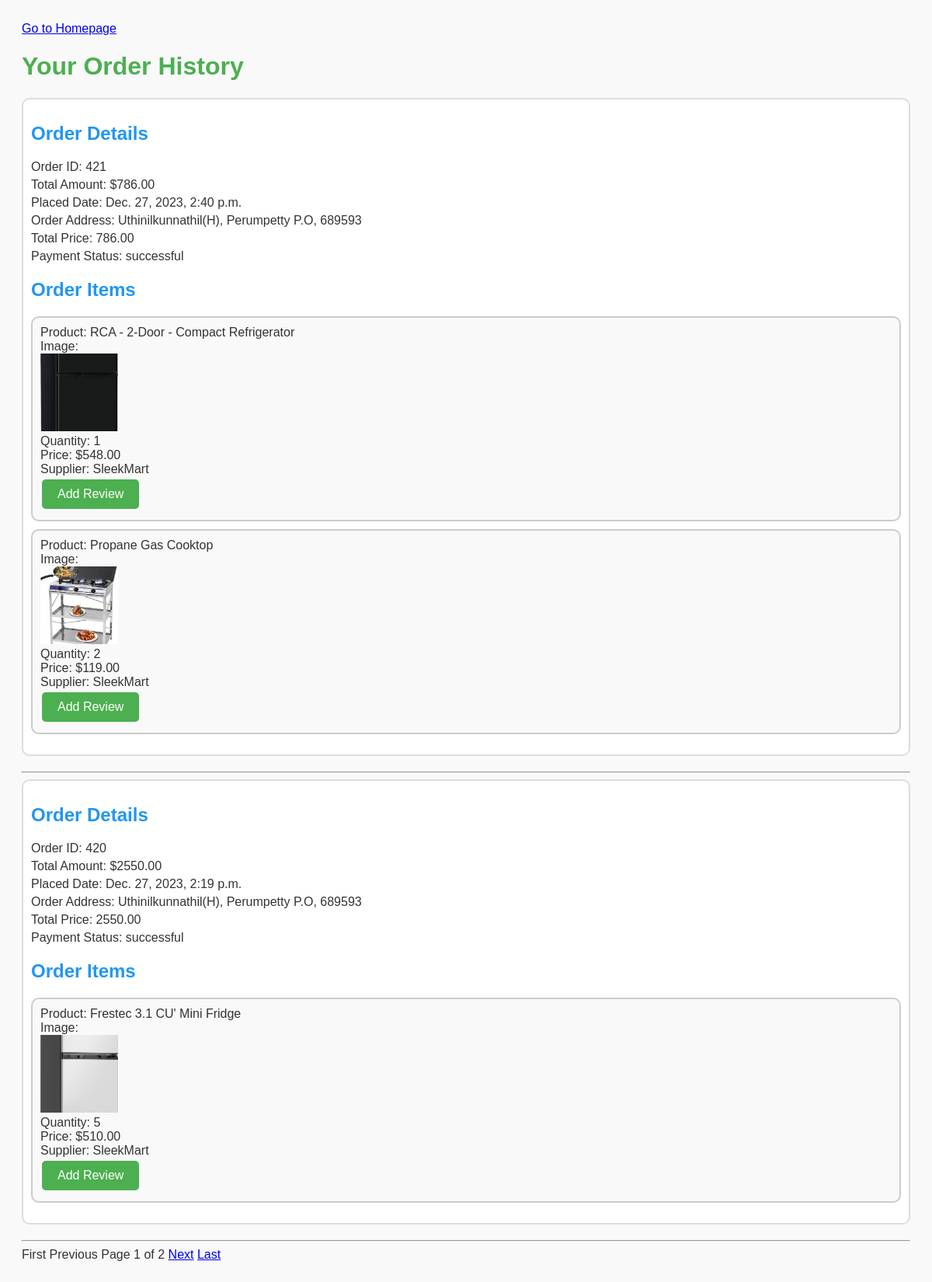
Before: /order_history (signed in) with the older database file.
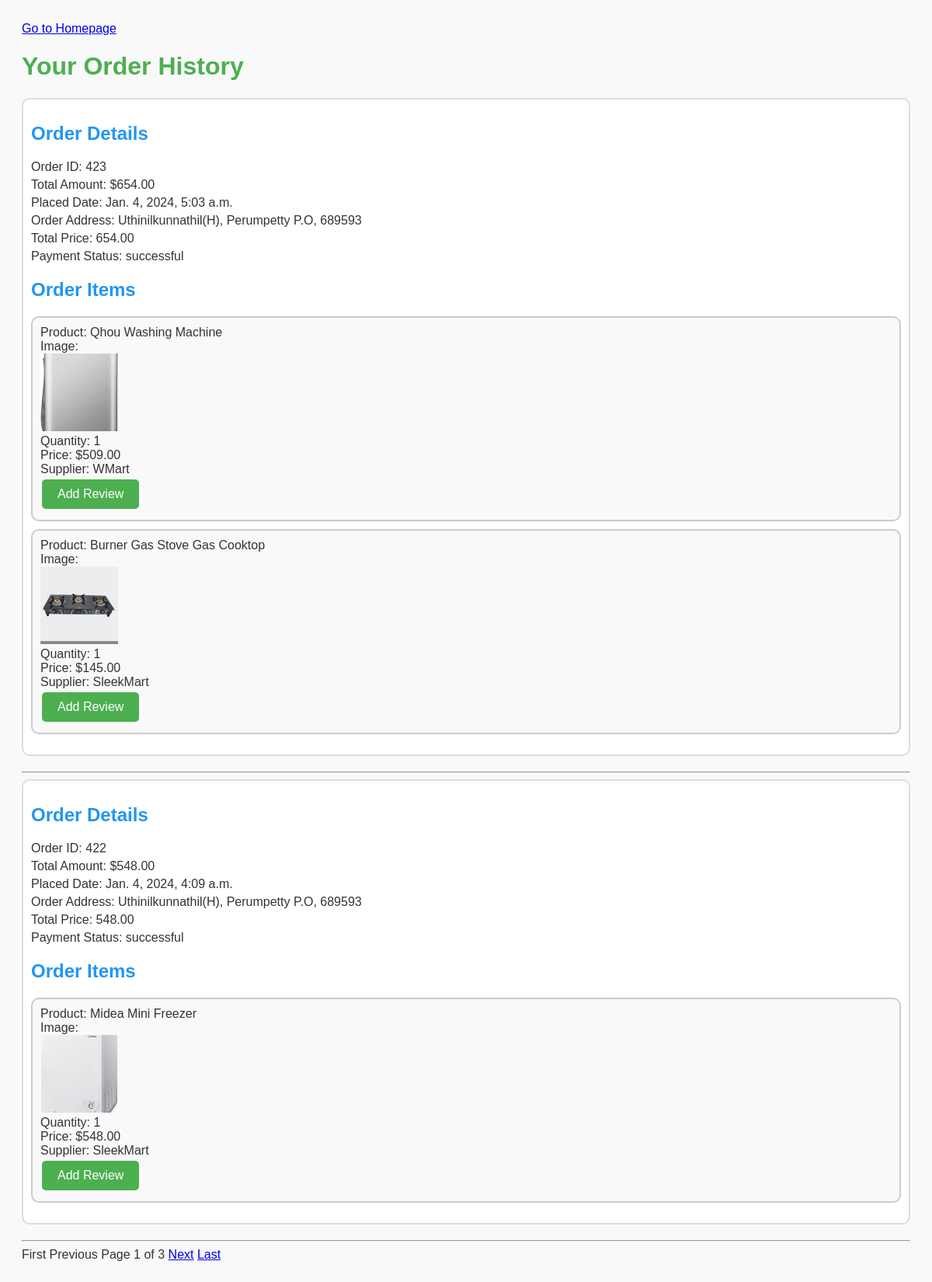
After: the same page with the newer database file.
### dashboard/models.py (models this page shows, shortened)
class Order(models.Model):
    class PaymentStatusChoices(models.TextChoices):
        PENDING = 'pending', 'Pending'
        SUCCESSFUL = 'successful', 'Successful'
        FAILED = 'failed', 'Failed'
    user = models.ForeignKey(CustomUser, on_delete=models.CASCADE, default=1)
    products = models.ManyToManyField(Product)  # Assuming you have a Product model
    total_price = models.DecimalField(max_digits=10, decimal_places=2, default=1)
    order_date = models.DateTimeField(auto_now_add=True)
    razorpay_order_id = models.CharField(max_length=255, default=1)
    payment_status = models.CharField(max_length=20, choices=PaymentStatusChoices.choices, default=PaymentStatusChoices.PENDING)

class CustomUser(AbstractBaseUser, PermissionsMixin):
    USER_ROLES = (
        ('customer', 'Customer'),
        ('seller', 'Seller'),
        ('admin', 'Admin'),
        ('delivery_agent', 'Delivery Agent'),
    )
    email = models.EmailField(unique=True)
    name = models.CharField(max_length=100,null=True, blank=True)
    mobile = models.CharField(max_length=15, blank=True, null=True)
    profile_pic = models.ImageField(upload_to='profile_pics/', blank=True, null=True)
    address = models.TextField(blank=True, null=True)
    is_active = models.BooleanField(default=True)
    is_staff = models.BooleanField(default=False)
    date_joined = models.DateTimeField(default=timezone.now)
    role = models.CharField(max_length=15, choices=USER_ROLES, blank=True, null=True,default='customer')
    objects = CustomUserManager()
    USERNAME_FIELD = 'email'
    REQUIRED_FIELDS = ['name']

class OrderItem(models.Model):
    order = models.ForeignKey(Order, on_delete=models.CASCADE, default=1)
    product = models.ForeignKey(Product, on_delete=models.CASCADE, default=1)
    seller = models.ForeignKey(Seller, on_delete=models.CASCADE, default=1)  # Assuming the seller is also a User
    quantity = models.PositiveIntegerField()
    price = models.DecimalField(max_digits=10, decimal_places=2, default=1)
    total_price = models.DecimalField(max_digits=10, decimal_places=2, default=1)

class Product(models.Model):
    subcategory = models.ForeignKey(Subcategory, on_delete=models.CASCADE, null=True, blank=True)
    seller = models.ForeignKey(Seller, on_delete=models.CASCADE)
    slug = models.CharField(max_length=100, null=False, blank=False)
    name=models.CharField(max_length=100, null=False, blank=False)
    product_image=models.ImageField(upload_to="product_images", null=False, blank=False)
    description = models.CharField(max_length=500, null=False, blank=False)
    quantity = models.IntegerField(null=False, blank=False)
    original_price = models.FloatField(null=False, blank=False)
    selling_price = models.FloatField(null=False, blank=False)
    status = models.BooleanField(default=False, help_text="0=default,1=Hidden")
    trending = models.BooleanField(default=False, help_text="0=default,1=Trending")
    created_date = models.DateTimeField(auto_now_add=True)
    updated_date = models.DateTimeField(auto_now=True)

class Seller(models.Model):
    APPROVED = 'approved'
    DECLINED = 'declined'
    PENDING = 'pending'
    APPROVAL_CHOICES = [
        (APPROVED, 'Approved'),
        (DECLINED, 'declined'),
        (PENDING, 'Pending'),
    ]
    user = models.OneToOneField(CustomUser, on_delete=models.CASCADE)
    business_name = models.CharField(max_length=100)
    business_address = models.TextField()
    business_website = models.URLField(blank=True, null=True)
    seller_proof = models.FileField(upload_to='seller_proofs/')
    is_approved = models.CharField(
        max_length=20,
        choices=APPROVAL_CHOICES,
        default=PENDING,  # Default to Pending
    )

### dashboard/views.py (the view)
# urls.py: path('order_history', views.order_history, name='order_history'),
@login_required
def order_history(request):
    orders = Order.objects.filter(user=request.user, payment_status=Order.PaymentStatusChoices.SUCCESSFUL).order_by('-order_date')
    page_number = request.GET.get('page', 1)
    paginator = Paginator(orders, 2)  # 2 orders per page
    page_obj = paginator.get_page(page_number)
    context = {
        'page_obj': page_obj
    }
    return render(request, 'Customer/order_history.html', {'orders': orders, 'page_obj':page_obj})

### templates/Customer/order_history.html (shortened to what this page needs)
<!DOCTYPE html>
<html lang="en">
<head>
</head>
<body>
    <a href="{% url 'dashboard_home' %}"> Go to Homepage</a>
    <h1>Your Order History</h1>
    {% for order in page_obj %}
        <div class="order-details">
            <h2>Order Details</h2>
            <p>Order ID: {{ order.id }}</p>
            <p>Total Amount: ${{ order.total_price }}</p>
            <p>Placed Date: {{ order.order_date }}</p>
            <p>Order Address: {{ order.user.address }}</p>
            <p>Total Price: {{ order.total_price }}</p>
            <p>Payment Status: {{ order.payment_status }}</p>
            <h2>Order Items</h2>
            <ul class="order-items">
                {% for item in order.orderitem_set.all %}
                    <li>
                        <p>Product: {{ item.product.name }}</p>
                        <p>Image:</p>
                        <img src="{{ item.product.product_image.url }}" alt="Product Image" class="product-image">
                        <p>Quantity: {{ item.quantity }}</p>
                        <p>Price: ${{ item.price }}</p>
                        <p>Supplier: {{ item.product.seller.business_name }}</p>
                        <a href="{% url 'add_review' product_id=item.product.id %}" class="review-button">Add Review</a>
                    </li>
                {% endfor %}
            </ul>
        </div>
        <hr>
    {% endfor %}
    <div class="pagination">
        <span class="step-links">
            <div>
                {% if page_obj.has_previous %}
                    <a href="?page=1">First</a>
                    <a href="?page={{ page_obj.previous_page_number }}">Previous</a>
                {% else %}
                    <span>First</span>
                    <span>Previous</span>
                {% endif %}
                <span>Page {{ page_obj.number }} of {{ page_obj.paginator.num_pages }}</span>
                {% if page_obj.has_next %}
                    <a href="?page={{ page_obj.next_page_number }}">Next</a>
                    <a href="?page={{ page_obj.paginator.num_pages }}">Last</a>
                {% else %}
                    <span>Next</span>
                    <span>Last</span>
                {% endif %}
            </div>
        </span>
    </div>
</body>
</html>

Changed rows visible on the page:
no longer on this page (row unchanged): Order: id "421", total_price "786.00", order_date "Dec. 27, 2023, 2:40 p.m.", user.address "Uthinilkunnathil(H), Perumpetty P.O, 689593", payment_status "successful"
no longer on this page (row unchanged): OrderItem: product.name "RCA - 2-Door - Compact Refrigerator", product.product_image (picture), quantity "1", price "548.00", product.seller.business_name "SleekMart", shown under "421"
no longer on this page (row unchanged): OrderItem: product.name "Propane Gas Cooktop", product.product_image (picture), quantity "2", price "119.00", product.seller.business_name "SleekMart", shown under "421"
no longer on this page (row unchanged): Order: id "420", total_price "2550.00", order_date "Dec. 27, 2023, 2:19 p.m.", user.address "Uthinilkunnathil(H), Perumpetty P.O, 689593", payment_status "successful"
no longer on this page (row unchanged): OrderItem: product.name "Frestec 3.1 CU' Mini Fridge", product.product_image (picture), quantity "5", price "510.00", product.seller.business_name "SleekMart", shown under "420"
added Order: id "423", total_price "654.00", order_date "Jan. 4, 2024, 5:03 a.m.", user.address "Uthinilkunnathil(H), Perumpetty P.O, 689593", payment_status "successful"
added OrderItem: product.name "Qhou Washing Machine", product.product_image (picture), quantity "1", price "509.00", product.seller.business_name "WMart", shown under "423"
added OrderItem: product.name "Burner Gas Stove Gas Cooktop", product.product_image (picture), quantity "1", price "145.00", product.seller.business_name "SleekMart", shown under "423"
added Order: id "422", total_price "548.00", order_date "Jan. 4, 2024, 4:09 a.m.", user.address "Uthinilkunnathil(H), Perumpetty P.O, 689593", payment_status "successful"
added OrderItem: product.name "Midea Mini Freezer", product.product_image (picture), quantity "1", price "548.00", product.seller.business_name "SleekMart", shown under "422"
Other visible differences:
{{ page_obj.paginator.num_pages }}: "2" → "3"
